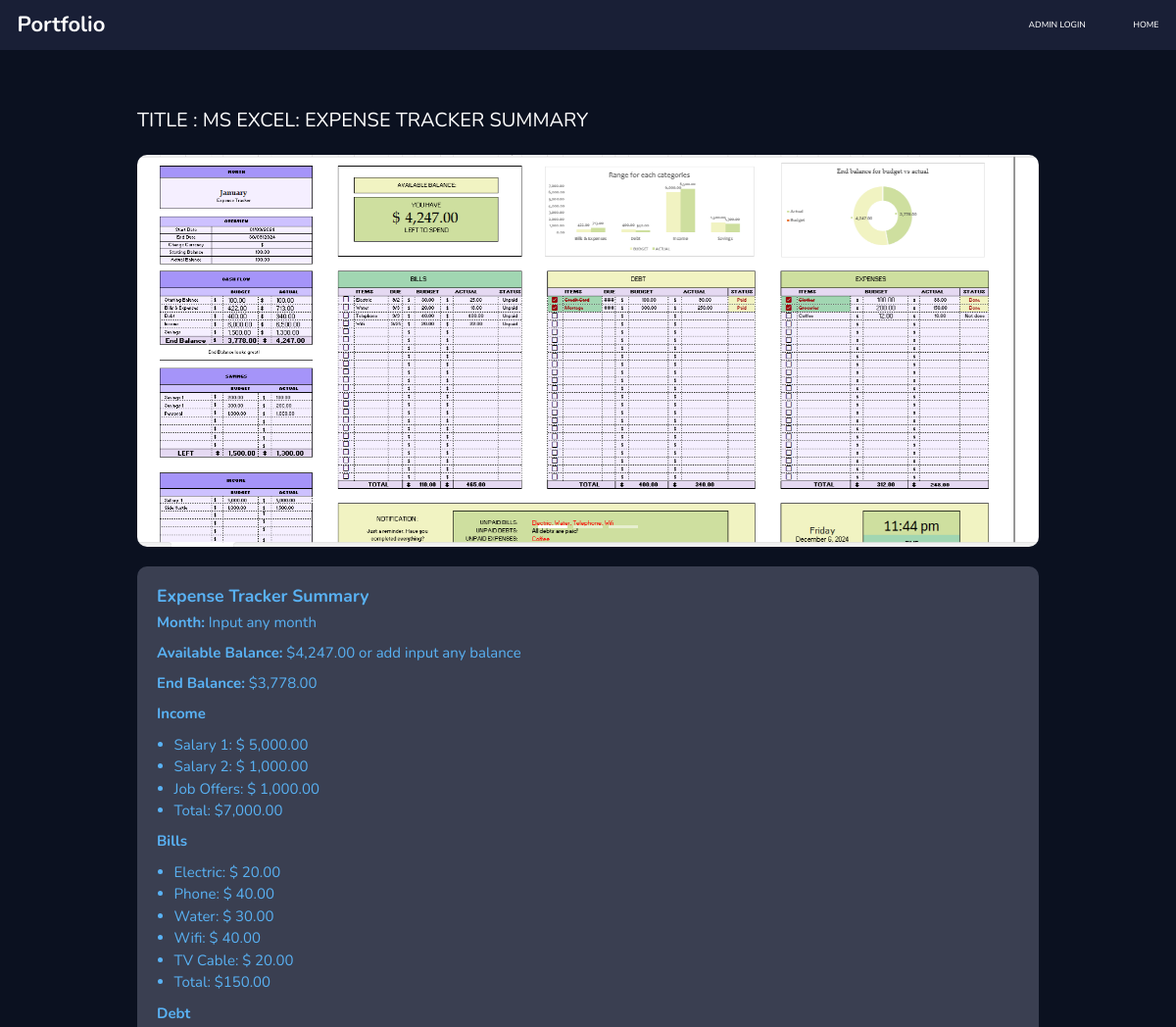
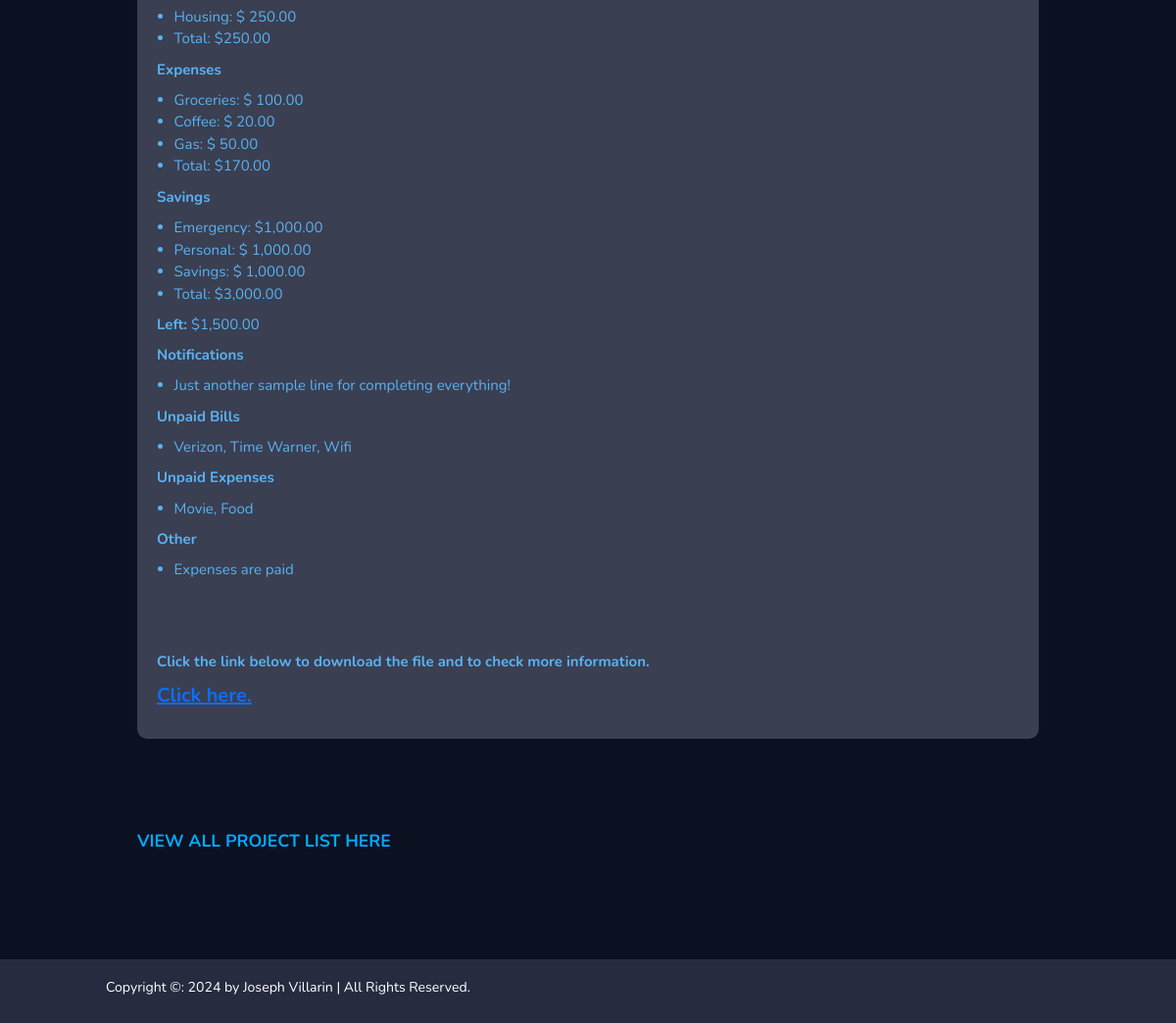
Page /items/category/excel-vba-and-macro/ms-excel-expense-tracker-summary/ on the earlier database version (2 pictures, top to bottom).
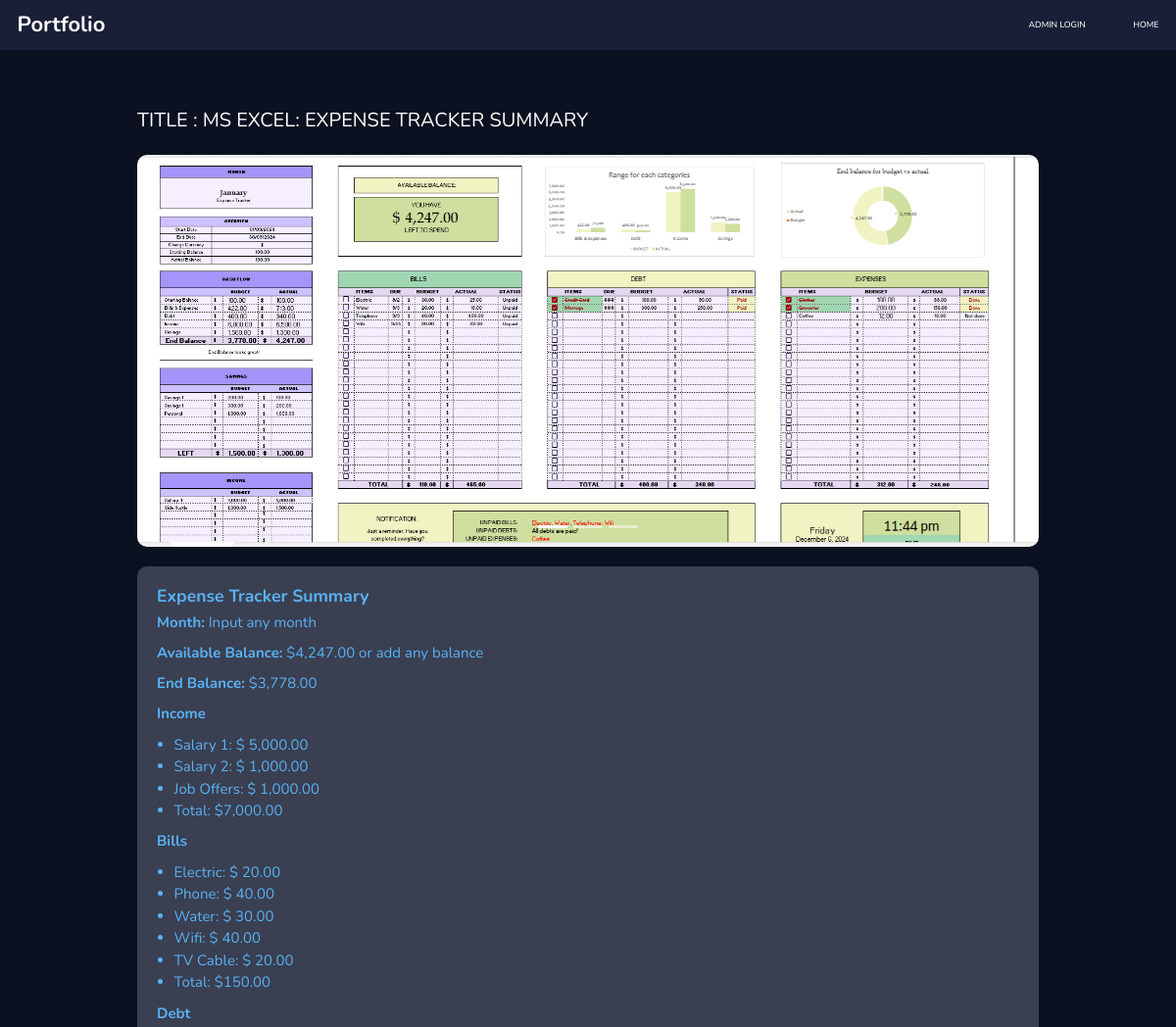
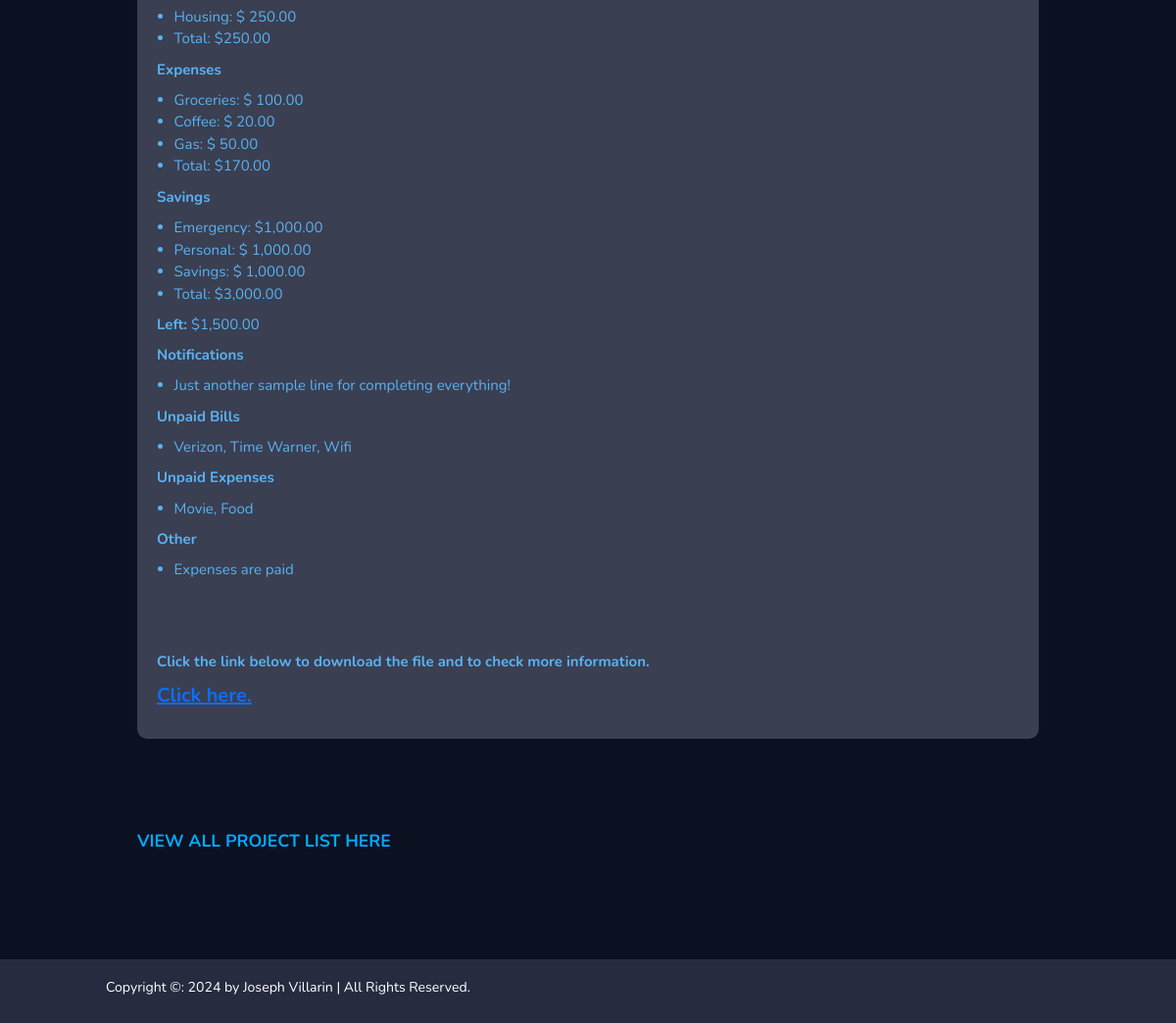
Same page on the later database version (2 pictures, top to bottom).
### items/models.py (models this page shows, shortened)
class Item(models.Model):
    item_name       = models.CharField(max_length=200, unique=True)
    slug            = models.SlugField(max_length=200, unique=True)
    description     = RichTextField(blank=True)  # Replaced TextField with RichTextField
    price           = models.IntegerField()
    images          = models.ImageField(upload_to='photos/products')
    stock           = models.IntegerField()
    is_available    = models.BooleanField(default=True)
    category        = models.ForeignKey(Category, on_delete=models.CASCADE)
    created_date    = models.DateTimeField(auto_now_add=True)
    modified_date   = models.DateTimeField(auto_now=True)

### items/views.py (the view)
# urls.py: path('category/<slug:category_slug>/<slug:item_slug>/', views.item_detail, name="item_detail"),
def item_detail(request, category_slug, item_slug):
    try:
        item_category = get_object_or_404(Item, category__slug=category_slug, slug=item_slug)
        in_favoritelist = FavoritesListItems.objects.filter(favoriteslist__favoriteslist_id = _favorites_id(request),item=item_category).exists()
    except Exception as e:
        raise e
    item_gallery = ItemGallery.objects.filter(item_id = item_category)
    context = {
        'item_category':item_category,
        'in_favoritelist':in_favoritelist,
        'item_gallery': item_gallery
    }
    return render(request, 'items/itemdetail.html',context)

### category/context_processor.py (called while the page is built)
def menu_links(request):
    links = Category.objects.all()
    return dict(links=links)

### favoriteslist/context_processors.py (called while the page is built)
def counter(request):
    favorites_count = 0
    if 'admin'in request.path:
        return {}
    else:
        try:
            favorites = FavoritesList.objects.filter(favoriteslist_id=_favorites_id(request))
            favorites_items = FavoritesListItems.objects.all().filter(favoriteslist=favorites[:1])
            for favorites_items in favorites_items:
                favorites_count += favorites_items.quantity
        except FavoritesList.DoesNotExist:
            favorites_count = 0
    return dict(favorites_count=favorites_count)

### favoriteslist/views.py (called while the page is built)
def _favorites_id(request):
    favorites = request.session.session_key
    if not favorites:
        favorites = request.session.create()
    return favorites

### templates/items/itemdetail.html (shortened to what this page needs)
{%extends 'base2.html'%}
{%block content%}
{%load static%}
<head>
    <link href="{% static 'css/bootstrap.css' %}" rel="stylesheet" type="text/css"/>
</head>
<body>
    <div class="content">
        <div class="header">
            <p>TITLE : {{item_category.item_name | upper}}</p>
        </div>
        <div id="carouselExampleIndicators" class="carousel slide" data-bs-ride="carousel">
            <div class="carousel-indicators">
                <button type="button" data-bs-target="#carouselExampleIndicators" data-bs-slide-to="0" class="active" aria-current="true" aria-label="Slide 1"></button>
                <button type="button" data-bs-target="#carouselExampleIndicators" data-bs-slide-to="1" aria-label="Slide 2"></button>
                <button type="button" data-bs-target="#carouselExampleIndicators" data-bs-slide-to="2" aria-label="Slide 3"></button>
            </div>
            <div class="carousel-inner">
                {% for i in item_gallery %}
                <div class="carousel-item {% if forloop.first %}active{% endif %}">
                    <img src="{{ i.image.url }}" class="d-block w-100 carousel-image" alt="" data-bs-toggle="modal" data-bs-target="#imageModal" data-img-url="{{ i.image.url }}">
                </div>
                {% endfor %}
            </div>
            <button class="carousel-control-prev" type="button" data-bs-target="#carouselExampleIndicators" data-bs-slide="prev">
                <span class="carousel-control-prev-icon" aria-hidden="true"></span>
            </button>
            <button class="carousel-control-next" type="button" data-bs-target="#carouselExampleIndicators" data-bs-slide="next">
                <span class="carousel-control-next-icon" aria-hidden="true"></span>
            </button>
        </div>
        <div class="text-box">
            {{item_category.description|safe }}
        </div>
        <div class="projectlist">
                <a href="{% url 'items' %}" class="view-all">VIEW ALL PROJECT LIST HERE</a>
        </div>
    </div>
</body>
{%endblock%}

Differences in the rows shown:
changed Item "MS EXCEL: EXPENSE TRACKER SUMMARY": description "…Balance: $4,247.00 or add input any balance End Balance:…" → "…Balance: $4,247.00 or add any balance End Balance:…"
